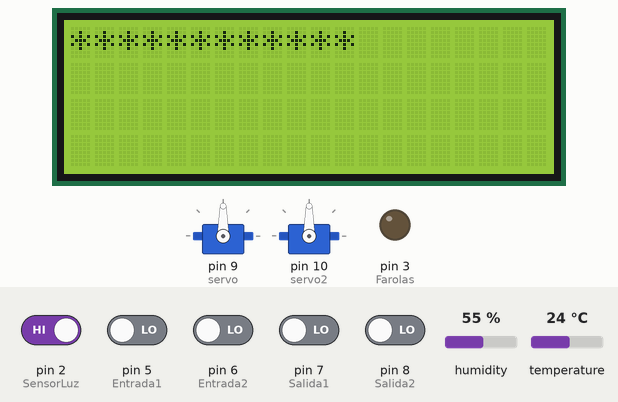
The sketch below on a simulated Arduino Uno, built with avr-gcc and run on an emulated ATmega328P. On the bench: 2 × servo, 20×4 character LCD, output pins drawn as LEDs (lit = HIGH). The test bench sets the inputs (shaded band); at power-on: pin 2 (SensorLuz) HIGH, pin 5 (Entrada1), pin 6 (Entrada2), pin 7 (Salida1), pin 8 (Salida2) LOW, temperature 24 °C, humidity 55 %. What the sketch prints to the serial monitor is not drawn.

Above: at 2.7 s.
2.8 s: pin 2 (SensorLuz) driven LOW and pin 5 (Entrada1) driven HIGH
4.4 s: pin 2 (SensorLuz) driven HIGH
At 9.78 s:
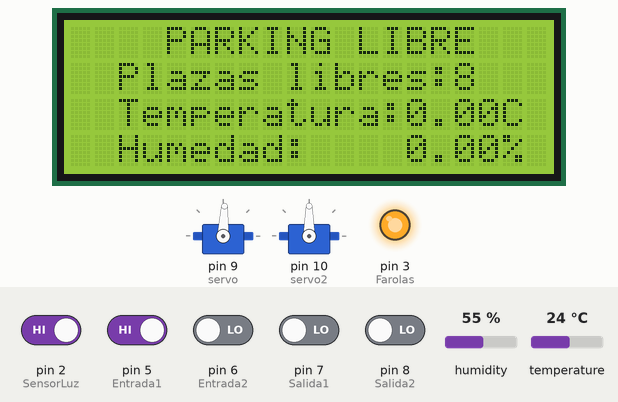
10.3 s: temperature set to 7 °C
At 13.0 s:
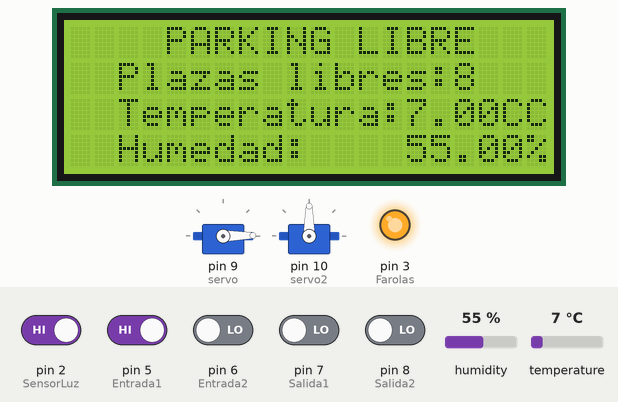
13.2 s: pin 2 (SensorLuz) driven LOW
At 13.7 s:
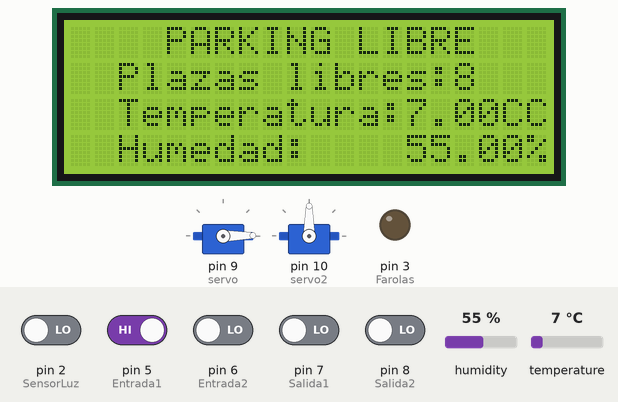
14.7 s: temperature set to 12 °C
At 16.8 s:
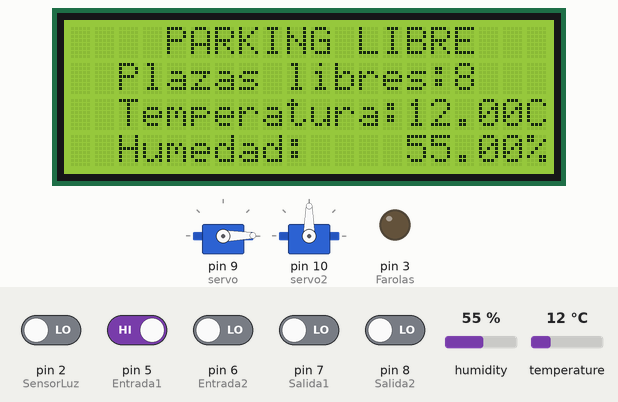
17.1 s: humidity set to 22 %
At 18.9 s:
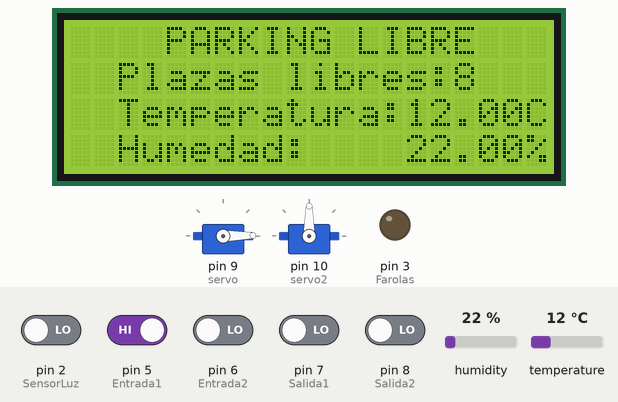
Timing chart, 0 to 20.2 s (numbered marks = the images above; inputs shaded):
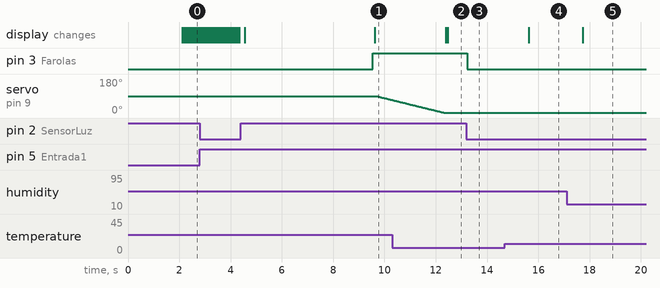

Measured:
- after the input at 4.4 s, pin 3 (Farolas): LOW → HIGH after 5.2 s
- after the input at 10.3 s, the display: first differs from a run without the input after 2.2 s (image 2)
- after the input at 13.2 s, pin 3 (Farolas): HIGH → LOW at once
- after the input at 14.7 s, the display: changes after 0.93 s (image 4)
- after the input at 17.1 s, the display: changes after 0.64 s (image 5)

The sketch:

Parking.ino
```cpp
#include <LiquidCrystal_I2C.h>
LiquidCrystal_I2C lcd(0x27,20,4);

#include <dht.h>
dht DHT;
#define DHT22_PIN 4

long tiempo=0;
float hum;
float temp;

#include <Servo.h>
Servo myServo;
Servo myServo2;

int Plazas=0;

int servo=9;
int grados=0;
int servo2=10;
int grados2=0;

bool empezar0=0;

int coches=0;

int SensorLuz=2;
bool Claridad=0;
int Farolas=3;

int Entrada1=5;
bool boolEntrada1=0;

int Entrada2=6;
bool boolEntrada2=0;

int Salida1=7;
bool boolSalida1=0;

int Salida2=8;
bool boolSalida2=0;

bool boolPasoEntrada=0;
bool mantenerEntrada=0;
bool boolPasoSalida=0;
bool mantenerSalida=0;

void setup() {

millis();
tiempo=millis();

Serial.begin(9600);

pinMode(SensorLuz, INPUT);
pinMode(Farolas, OUTPUT);

pinMode(Entrada1,INPUT);
pinMode(Entrada2,INPUT);
pinMode(Salida1,INPUT);
pinMode(Salida2,INPUT);

myServo.attach(servo);
myServo2.attach(servo2);

lcd.init();
lcd.clear();
lcd.backlight();
}

void loop() {

if(empezar0==0){
  empezar0=1;
  myServo.write(90);
  grados2=90;
  myServo2.write(90);
  delay(2000);
  Pantalla1();

}
luces();
PasoEntrada();
PasoSalida();
Pantalla();
TyH ();
Print();


}

void TyH () {
if(millis()-tiempo>1000){
  int chk = DHT.read22(DHT22_PIN);
  hum = DHT.humidity;
  temp= DHT.temperature;
  tiempo=millis();
}
}
void Print () {

boolEntrada1=digitalRead(Entrada1);
boolEntrada2=digitalRead(Entrada2);
boolSalida1=digitalRead(Salida1);
boolSalida2=digitalRead(Salida2);


Serial.println(boolEntrada1);
Serial.print("    ");
Serial.print(boolEntrada2);
Serial.print("    ");
Serial.print(boolSalida1);
Serial.print("    ");
Serial.print(boolSalida2);
Serial.print("    ");
Serial.print(coches);
Serial.print("    ");


Claridad=digitalRead(SensorLuz);
if (Claridad==0){
Serial.print("Claro");}
else{
Serial.print("Oscuro");}
Serial.print("      ");

Serial.print("Humedad: ");
Serial.print(hum);
Serial.print("%, Temperatura: ");
Serial.print(temp);
Serial.println("ºC");

}

void luces(){
  if (digitalRead(SensorLuz)==0){
digitalWrite(Farolas, LOW);}
else{
digitalWrite(Farolas, HIGH);}
}

void PasoEntrada() {

  if(boolEntrada1==1&&mantenerEntrada==0&&coches<8){
    mantenerEntrada=1;
    servoEntradaArriba();
  }

  if(boolEntrada2==1&&mantenerEntrada==1){
    boolPasoEntrada=1;
    //servo se queda arriba
  }

  if(boolEntrada2==0&&boolPasoEntrada==1&&mantenerEntrada==1){
    servoEntradaAbajo();
    boolPasoEntrada=0;
    mantenerEntrada=0;
    coches=coches+1;
  }
}

void servoEntradaArriba() {
for(grados=90;grados>0;grados=grados-1){

    delay(30);
    luces();
    myServo.write(grados);

  }
}

void servoEntradaAbajo(){
    for(grados=0;grados<90;grados=grados+1){

    delay(30);
    luces();
    myServo.write(grados);

  }
}

void PasoSalida() {

  if(boolSalida1==1&&mantenerSalida==0&&coches>0&&coches<=8){
    mantenerSalida=1;
    servoSalidaArriba();
  }

  if(boolSalida2==1&&mantenerSalida==1){
    boolPasoSalida=1;
    //servo se queda arriba
  }

  if(boolSalida2==0&&boolPasoSalida==1&&mantenerSalida==1){
    servoSalidaAbajo();
    boolPasoSalida=0;
    mantenerSalida=0;
    coches=coches-1;
  }
}

void servoSalidaAbajo() {
    for(grados2=0;grados2<90;grados2=grados2+1){

    delay(30);
    luces();
    myServo2.write(grados2);

  }
}

void servoSalidaArriba(){
  for(grados2=90;grados2>0;grados2=grados2-1){

    delay(30);
    luces();
    myServo2.write(grados2);

  }
}

void Pantalla () {

  lcd.setCursor(2,1);
  lcd.print("Plazas libres:");
  Plazas=8-coches;
  lcd.print(Plazas);

  if (coches==8) {
    lcd.setCursor(3,0);
  lcd.print("PARKING OCUPADO");
  }
  else {
    lcd.setCursor(4,0);
  lcd.print("PARKING LIBRE ");
  }

  lcd.setCursor(2,2);
  lcd.print("Temperatura:");
  lcd.setCursor(14,2);
  lcd.print(temp);
  lcd.print("C");

  lcd.setCursor(2,3);
  lcd.print("Humedad:");
  lcd.setCursor(14,3);
  lcd.print(hum);
  lcd.print("%");


}

void Pantalla1() {
  lcd.setCursor(0,0);
  delay(50);
  lcd.print("*");
  delay(50);
  lcd.print("*");
  delay(50);
  lcd.print("*");
  delay(50);
  lcd.print("*");
  delay(50);
  lcd.print("*");
  delay(50);
  lcd.print("*");
  delay(50);
  lcd.print("*");
  delay(50);
  lcd.print("*");
  delay(50);
  lcd.print("*");
  delay(50);
  lcd.print("*");
  delay(50);
  lcd.print("*");
  delay(50);
  lcd.print("*");
  delay(50);
  lcd.print("*");
  delay(50);
  lcd.print("*");
  delay(50);
  lcd.print("*");
  delay(50);
  lcd.print("*");
  delay(50);
  lcd.print("*");
  delay(50);
  lcd.print("*");
  delay(50);
  lcd.print("*");
  delay(50);
  lcd.print("*");
  delay(50);
  lcd.setCursor(19,1);
  lcd.print("*");
  delay(50);
  lcd.setCursor(19,2);
  lcd.print("*");
  delay(50);
  lcd.setCursor(19,3);
  lcd.print("*");
  delay(50);
  lcd.setCursor(18,3);
  lcd.print("*");
  delay(50);
  lcd.setCursor(17,3);
  lcd.print("*");
  delay(50);
  lcd.setCursor(16,3);
  lcd.print("*");
  delay(50);
  lcd.setCursor(15,3);
  lcd.print("*");
  delay(50);
  lcd.setCursor(14,3);
  lcd.print("*");
  delay(50);
  lcd.setCursor(13,3);
  lcd.print("*");
  delay(50);
  lcd.setCursor(12,3);
  lcd.print("*");
  delay(50);
  lcd.setCursor(11,3);
  lcd.print("*");
  delay(50);
  lcd.setCursor(10,3);
  lcd.print("*");
  delay(50);
  lcd.setCursor(9,3);
  lcd.print("*");
  delay(50);
  lcd.setCursor(8,3);
  lcd.print("*");
  delay(50);
  lcd.setCursor(7,3);
  lcd.print("*");
  delay(50);
  lcd.setCursor(6,3);
  lcd.print("*");
  delay(50);
  lcd.setCursor(5,3);
  lcd.print("*");
  delay(50);
  lcd.setCursor(4,3);
  lcd.print("*");
  delay(50);lcd.setCursor(3,3);
  lcd.print("*");
  delay(50);
  lcd.setCursor(2,3);
  lcd.print("*");
  delay(50);
  lcd.setCursor(1,3);
  lcd.print("*");
  delay(50);
  lcd.setCursor(0,3);
  lcd.print("*");
  delay(50);
  lcd.setCursor(0,2);
  lcd.print("*");
  delay(50);
  lcd.setCursor(0,1);
  lcd.print("*");

  delay(200);
  lcd.setCursor(6,1);
  lcd.print("PARKING");
  lcd.setCursor(5,2);
  lcd.print("TONTOROLO");
  delay(5000);
  lcd.clear();
}
```
